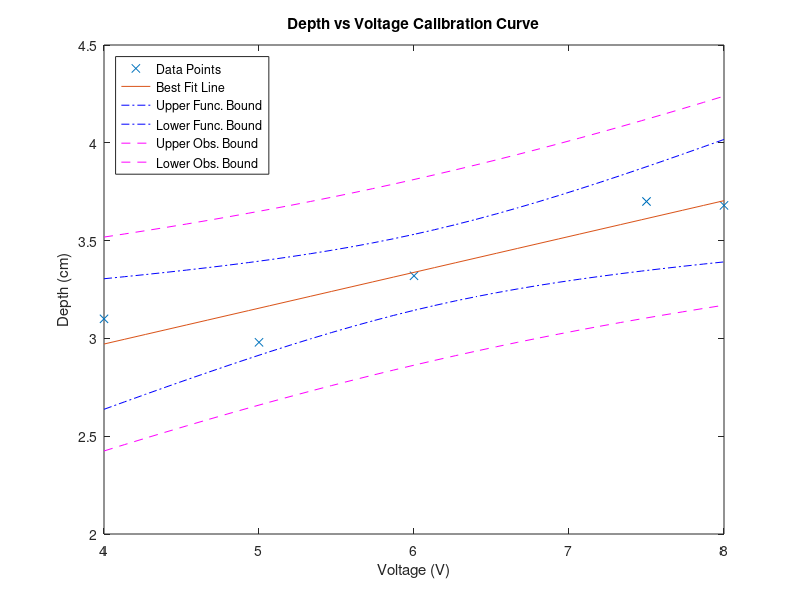

Here is the MATLAB script that generated this plot:
% Script for the linear fit of data. The independent values are
% in the x array and the matched dependent values are in the y array. This
% script does not use MATLAB's built-in fitting functions, but uses the
% formulas from the videos/class notes.
% You also need to enter the confidence level, typically 95%. The values
% that are calculated and displayed are:
%% 1. Beta_hat_1 (the best-fit slope)
%% 2. Beta_hat_0 (the best-fit y-intercept)
% 3. The Root Mean Square Residual, Se
% 4. The Standard Error for beta0, Sbeta0
% 5. The Standard Error for beta1, Sbeta1
% 6. The confidence intervals for beta1 and beta0.
% After calculating these quantities, the script plots the original data,
% the best fit line, and the upper and lower bounds for the confidence
% interval on the best fit line.
%% INSERT DATA HERE (PLEASE CHECK UNITS)
x = [7.5 4 6 5 8]; % Voltage (V)
y = [3.70 3.10 3.32 2.98 3.68]; % Depth (cm)
confLev = 0.95; % The confidence level
N = length(y); % The number of data points
xbar = mean(x);
ybar = mean(y);
Sxx = dot((x-xbar),(x-xbar));
%Sxx = (x-xbar)*transpose(x-xbar);
% beta1 is the estimated best slope of the best-fit line
beta1 = dot((x-xbar),(y-ybar))/Sxx
% beta1 = ((x-xbar)*transpose(y-ybar))/Sxx
% beta0 is the estimated best-fit y-intercept of the best fit line
beta0 = ybar - beta1*xbar
yfit = beta0 + beta1*x;
SSE = dot((y - yfit),(y - yfit)) % Sum of the squared residuals
% SSE = (y - yfit)*transpose(y - yfit) % Sum of the squared residuals
Se = sqrt(SSE/(N-2)) % The Root Mean Square Residual
Sbeta0 = Se*sqrt(1/N + xbar^2/Sxx)
Sbeta1 = Se/sqrt(Sxx)
% tinv defaults to 1-sided test. We need 2-sises, hence:(1-0.5*(1-confLev))
StdT = tinv((1-0.5*(1-confLev)),N-2) % The Student's t factor
lambdaBeta1 = StdT*Sbeta1 % The 1/2 confidence interval on beta1
lambdaBeta0 = StdT*Sbeta0 % The 1/2 confidence interval on beta0
range = max(x) - min(x);
xplot = min(x):range/30:max(x); % Generate array for plotting
yplot = beta0 + beta1*xplot; % Generate array for plotting
Syhat = Se*sqrt(1/N + (xplot - xbar).*(xplot - xbar)/Sxx);
lambdayhat = StdT*Syhat;
Sy = Se*sqrt(1+1/N + (xplot - xbar).*(xplot - xbar)/Sxx);
lambday = StdT*Sy;
figure(1)
plot(x,y,'x')
hold on
plot(xplot,yplot)
plot(xplot,yplot+lambdayhat,'-.b',xplot,yplot-lambdayhat,'-.b')
plot(xplot,yplot+lambday,'--m',xplot,yplot-lambday,'--m')
xlabel('Voltage (V)')
ylabel('Depth (cm)')
title('Depth vs Voltage Calibration Curve')
if beta1 > 0
   location = 'northwest';
else
   location = 'northeast';
end
legend('Data Points','Best Fit Line','Upper Func. Bound',...
   'Lower Func. Bound', 'Upper Obs. Bound', 'Lower Obs. Bound',...
   'Location', location)
hold off
